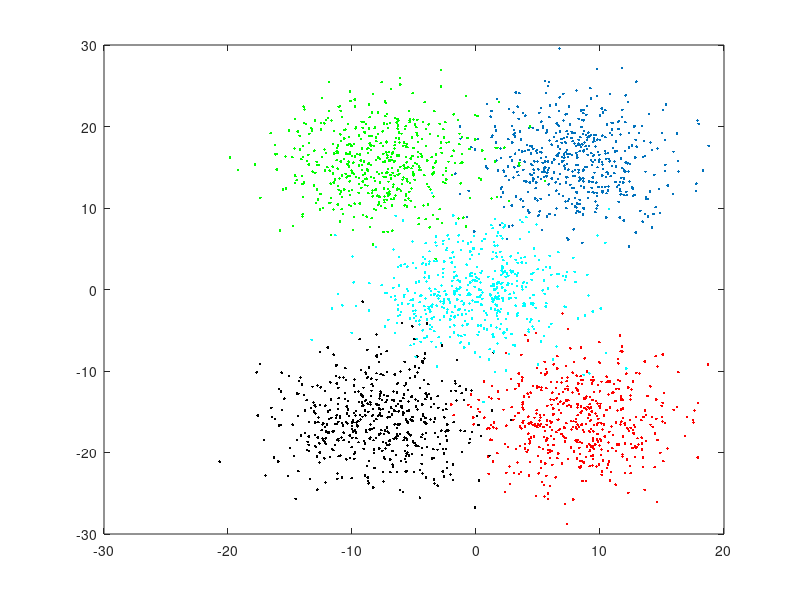

The MATLAB source for this figure: (Note: this script raises an error after producing the figure.)

M=4
W=2
H=4
S=500

a = M * [randn(S,1)+W, randn(S,1)+H];
b = M * [randn(S,1)+W, randn(S,1)-H];
c = M * [randn(S,1)-W, randn(S,1)+H];
d = M * [randn(S,1)-W, randn(S,1)-H];
e = M * [randn(S,1), randn(S,1)];

all_data = [a;b;c;d;e];

plot(a(:,1), a(:,2),'.'); 
hold on;
plot(b(:,1), b(:,2),'r.'); 
plot(c(:,1), c(:,2),'g.'); 
plot(d(:,1), d(:,2),'k.'); 
plot(e(:,1), e(:,2),'c.'); 

% using http://www.christianherta.de/kmeans.html as myKmeans.m
[centroid,pointsInCluster,assignment] = myKmeans(all_data,5) 

scatter(centroid(:,1),centroid(:,2),'x');





% http://www.mathworks.de/help/toolbox/stats/pdist.html
% http://blogs.mathworks.com/pick/2008/06/02/matlab-puzzler-finding-the-two-closest-points/
